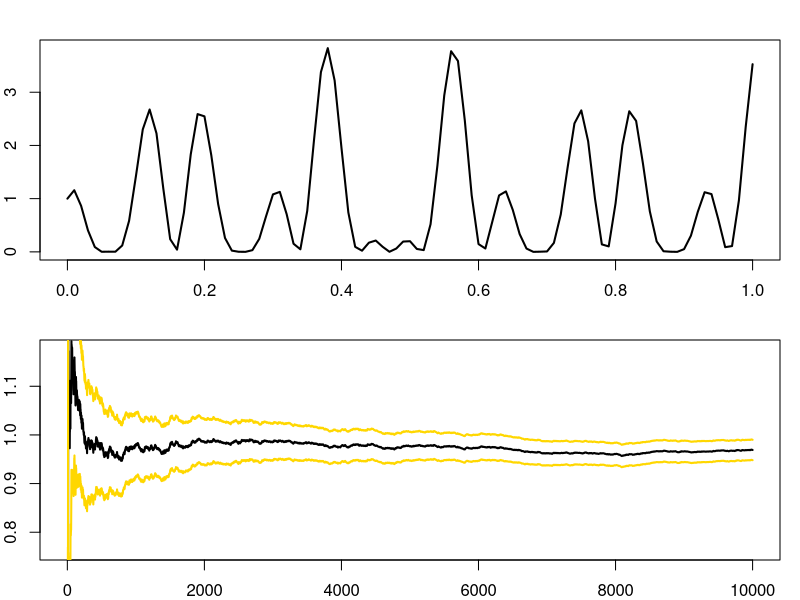
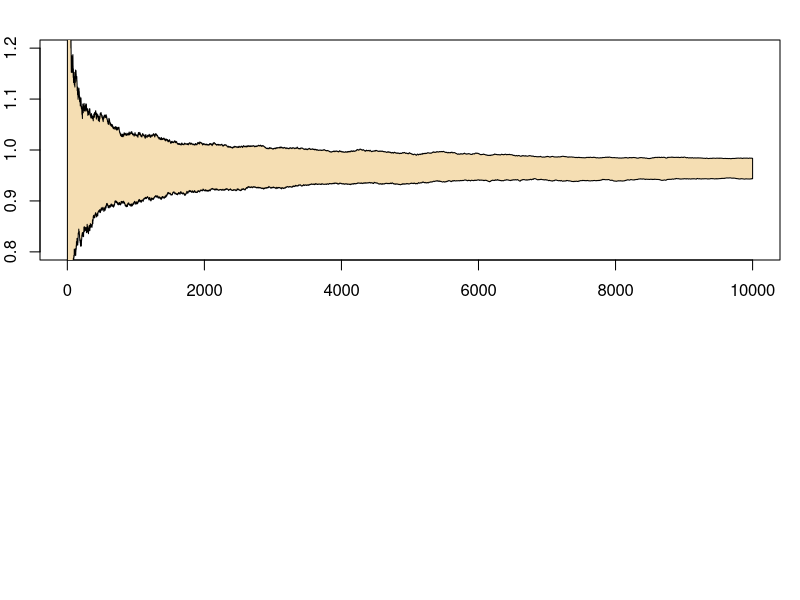
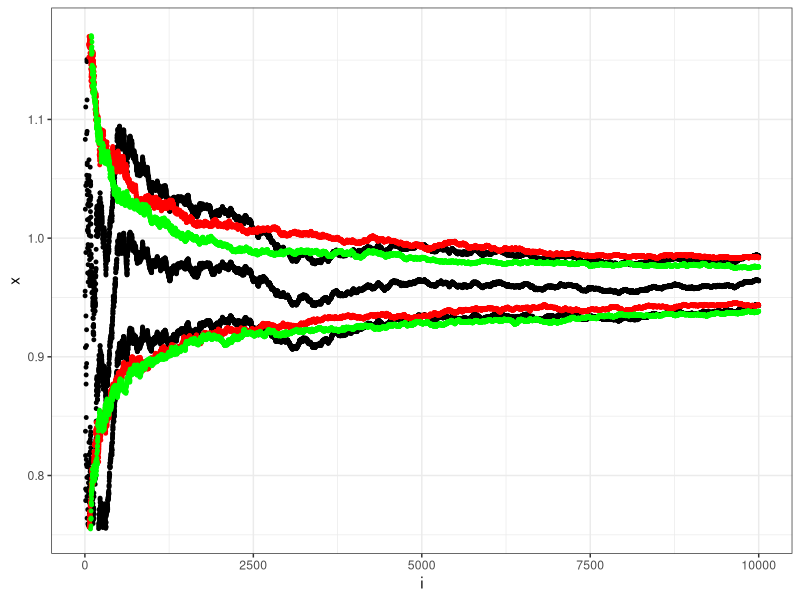

These figures' R source, in order:
### Robert, Casella (2010) "Introducing Monte Carlo Methods with R", Springer
### http://www.springer.com/statistics/computational+statistics/book/978-1-4419-1575-7

require(ggplot2)

### 3.2 Classical Monte Carlo integration

# Example 3.3.

h=function(x){(cos(50*x)+sin(20*x))^2}

par(mar=c(2,2,2,1),mfrow=c(2,1))

curve(h,xlab="Function",ylab="",lwd=2)

integrate(h,0,1)
# 0.965201 with absolute error < 1.9e-10

x=h(runif(10^4))
head(x)

estint=cumsum(x)/(1:10^4)
head(estint)

esterr=sqrt(cumsum((x-estint)^2))/(1:10^4)
head(esterr)

plot(estint, xlab="Mean and error range", type="l", lwd=2,
     ylim=mean(x)+20*c(-esterr[10^4],esterr[10^4]),ylab="")
lines(estint+2*esterr,col="gold",lwd=2)
lines(estint-2*esterr,col="gold",lwd=2)



### 4.2 Monitoring Variation

x=matrix(h(runif(200*10^4)),ncol=200)
x[1:6, 1:10]

estint=apply(x, 2, cumsum)/(1:10^4)
estint[1:6, 1:10]

# esterr=sqrt(apply(x, 2, function(y){cumsum(y^2) - (1:length(y)) * (cumsum(y) / (1:length(y))) ^ 2}) / (1:10^4))
# esterr[1:6, 1:10]
esterr=sqrt(cumsum((x[,1] - estint[,1])^2))/(1:10^4)
head(esterr)


y=apply(estint, 1, quantile, c(.025,.975))
y[, 1:10]
head(t(y))

plot(estint[,1], ty="l", col=0, ylim=c(.8,1.2))
polygon(c(1:10^4, 10^4:1), c(y[1,], rev(y[2,])), col="wheat")


boot=matrix(sample(x[,2], 200*10^4, rep=T), nrow=10^4, ncol=200)

bootit=apply(boot,2,cumsum)/(1:10^4)
bootit[1:6, 1:10]

bootup=apply(bootit,1,quantile,.975)
bootdo=apply(bootit,1,quantile,.025)
head(bootup)
head(bootdo)

d <- data.frame(i = 1:10^4, x = estint[,1], err = esterr, t(y), bootdo, bootup)
head(d)

ggplot(d, aes(x = i)) +
  geom_point(aes(y = x), size = 1) +
  geom_point(aes(y = x + 2 * err), size = 1) +
  geom_point(aes(y = x - 2 * err), size = 1) +
  geom_point(aes(y = X2.5.), size = 1, colour = "red") +
  geom_point(aes(y = X97.5.), size = 1, colour = "red") +
  geom_point(aes(y = bootdo), size = 1, colour = "green") +
  geom_point(aes(y = bootup), size = 1, colour = "green") +
  scale_y_continuous(limits = estint[10^4,1] + 20 * esterr[10^4] * c(-1, 1)) +
  theme_bw()
                       
  